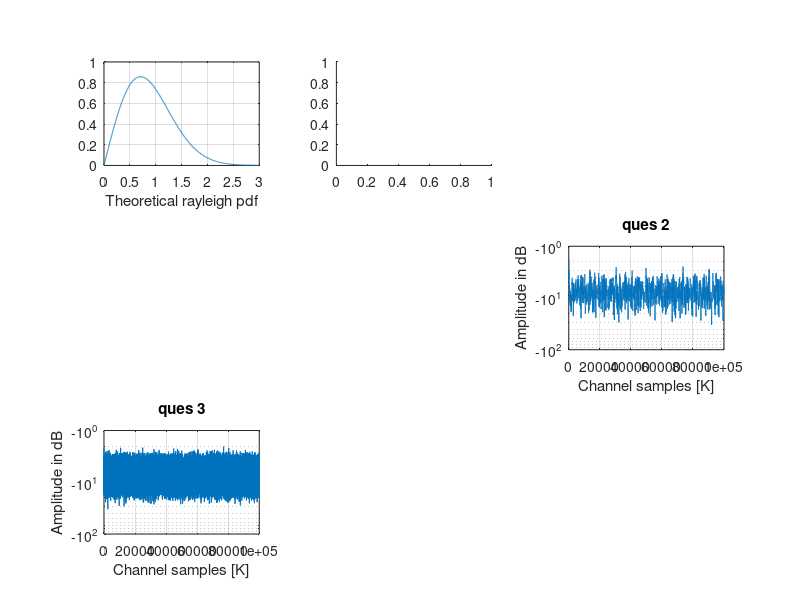

MATLAB code for this plot: (Note: this script raises an error after producing the figure.)
clc;
fdm= 80.467;
Ts=1/(3*(10^(4)));
fdmn= fdm * Ts

M=8;
N=34;
K=100000;
k=1:1:K;
n=1:1:M;
Bn= (pi * n) / (M+1);
thn = ( 2 * pi * n ) / N;
c= 2 * pi * (k.') * fdmn * cos(thn);

y=cos(c);

e = exp(1i*Bn);

p= zeros(K,M);
for o=1:K;
p(o,:) = y(o,:) .*e;
end;

h = sum(p,2);


h1 = 10 * log10(h);
h2 = abs (h1);
h3 = (h2).^2;
h4 = sum(h3(:));
E0 = h4/K;
h5 = h ./ (sqrt(E0));
h8 = abs(h5);
h6= 10 * (log10(h8));
%h7 = abs(h6); 


fdmn1=0.1;
c1= 2 * pi * (k.') * fdmn1 * cos(thn);
y1=cos(c1);
p1 = y1 .*e;
h2_0= sum(p1,2);
h2_1 = 10 * log10(h2_0);
h2_2 = abs (h2_1);
h2_3 = (h2_2).^2;
h2_4 = sum(h2_3(:));
E2_0 = h2_4/K;
h2_5 = h2_0 ./ (sqrt(E2_0));
h2_8 = abs(h2_5);
h2_6 = 10 * (log10(h2_8));
%h2_7 = abs(h2_6);


subplot(3,3,7);
semilogy(k,h2_6);
grid on;
title('ques 3');
xlabel('Channel samples [K]');
ylabel('Amplitude in dB');

subplot(3,3,6);
semilogy(k,h6);
grid on;
title('ques 2');
xlabel('Channel samples [K]');
ylabel('Amplitude in dB');

x7= 0:0.001:3;
y7 = raylpdf(x7,1/sqrt(2));
subplot(3,3,1);
plot(x7,y7);
grid on;
xlabel('Theoretical rayleigh pdf');

subplot(3,3,2);
histogram(h8,200,'Normalization','pdf');
grid on;
xlabel('Experimental pdf for 2nd ques');

subplot (3,3,4);
N1=histcounts(h8,'Normalization','pdf');
plot(N1);
grid on;
xlabel('Envelope of the Experimental pdf for 2nd ques');

subplot (3,3,5);
N2_1=histcounts(h2_8,'Normalization','pdf');
plot(N2_1);
grid on;
xlabel('Envelope of the Experimental pdf Fdmax.Ts =0.1');

subplot (3,3,3);
histogram(h2_8,200,'Normalization','pdf');
grid on;
xlabel(' Experimental pdf for Fdmax.Ts =0.1');
